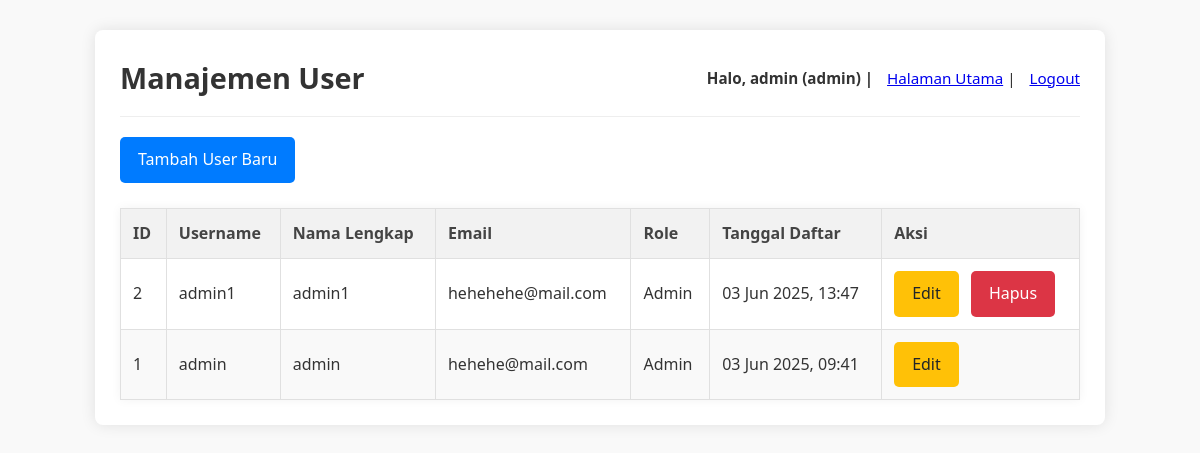
Screenshot of /users/index.php (signed in) with the database file from the repository.
### tables this page shows
CREATE TABLE `users` (
  `id` int NOT NULL,
  `username` varchar(50) NOT NULL,
  `password` varchar(255) NOT NULL,
  `nama_lengkap` varchar(100) NOT NULL,
  `email` varchar(100) NOT NULL,
  `role` enum('admin','user') DEFAULT 'user',
  `created_at` timestamp NULL DEFAULT CURRENT_TIMESTAMP,
  `updated_at` timestamp NULL DEFAULT CURRENT_TIMESTAMP ON UPDATE CURRENT_TIMESTAMP
);

### users/index.php (the view, shortened to what this page needs)
<?php
require_once '../config/database.php';
try {
    $stmt = $conn->prepare("SELECT id, username, nama_lengkap, email, role, created_at FROM users ORDER BY created_at DESC");
    $stmt->execute();
    $users = $stmt->fetchAll(PDO::FETCH_ASSOC);
} catch (PDOException $e) {
    $page_error = "Error mengambil data user: " . $e->getMessage();
    $users = [];
}
?>
<!DOCTYPE html>
<html lang="id">
<head>
    <link rel="stylesheet" href="../public/css/style.css">
</head>
<body>
    <div class="container">
        <div class="header-nav">
            <h2>Manajemen User</h2>
            <div>
                <span>Halo, <?php echo htmlspecialchars($_SESSION['nama_lengkap']); ?> (<?php echo htmlspecialchars($_SESSION['role']); ?>) | </span>
                <a href="../index.php">Halaman Utama</a> |
                <a href="../auth/logout.php">Logout</a>
            </div>
        </div>
        <p><a href="create.php" class="btn">Tambah User Baru</a></p>
        <?php if (count($users) > 0): ?>
            <table>
                <thead>
                    <tr>
                        <th>ID</th>
                        <th>Username</th>
                        <th>Nama Lengkap</th>
                        <th>Email</th>
                        <th>Role</th>
                        <th>Tanggal Daftar</th>
                        <th>Aksi</th>
                    </tr>
                </thead>
                <tbody>
                    <?php foreach ($users as $user): ?>
                        <tr>
                            <td><?php echo htmlspecialchars($user['id']); ?></td>
                            <td><?php echo htmlspecialchars($user['username']); ?></td>
                            <td><?php echo htmlspecialchars($user['nama_lengkap']); ?></td>
                            <td><?php echo htmlspecialchars($user['email']); ?></td>
                            <td><?php echo htmlspecialchars(ucfirst($user['role'])); ?></td>
                            <td><?php echo htmlspecialchars(date('d M Y, H:i', strtotime($user['created_at']))); ?></td>
                            <td>
                                <a href="edit.php?id=<?php echo $user['id']; ?>" class="btn-edit">Edit</a>
                                <?php if ($_SESSION['user_id'] != $user['id']):  ?>
                                <a href="delete.php?id=<?php echo $user['id']; ?>" class="btn-delete" onclick="return confirm('Apakah Anda yakin ingin menghapus user ini?');">Hapus</a>
                                <?php endif; ?>
                            </td>
                        </tr>
                    <?php endforeach; ?>
                </tbody>
            </table>
        <?php else: ?>
            <p>Belum ada user terdaftar.</p>
        <?php endif; ?>
    </div>
</body>
</html>

### public/css/style.css (style rules this page uses)
body { font-family: 'Segoe UI', Tahoma, Geneva, Verdana, sans-serif; line-height: 1.6; margin: 0; padding: 0; background-color: #f9f9f9; color: #333; }
.container { width: 85%; max-width: 960px; margin: 30px auto; overflow: hidden; padding: 25px; background-color: #fff; box-shadow: 0 0 15px rgba(0,0,0,0.1); border-radius: 8px; }
h1, h2 { color: #333; text-align: center; margin-bottom: 25px; }
.header-nav { display: flex; justify-content: space-between; align-items: center; margin-bottom: 20px; padding-bottom: 15px; border-bottom: 1px solid #eee; }
.header-nav h2 { margin: 0; text-align: left; font-size: 1.8em; }
.header-nav div { font-size: 0.95em; }
.header-nav div span { font-weight: bold; }
.header-nav div a { margin-left: 10px; }
button, .btn, .btn-edit, .btn-delete { display: inline-block; background-color: #007bff; color: white; padding: 10px 18px; border: none; border-radius: 5px; cursor: pointer; text-decoration: none; font-size: 1em; transition: background-color 0.2s ease-in-out; }
.btn-edit { background-color: #ffc107; color: #212529; }
.btn-delete { background-color: #dc3545; }
table { width: 100%; border-collapse: collapse; margin-top: 25px; box-shadow: 0 0 10px rgba(0,0,0,0.05); }
table th, table td { border: 1px solid #e0e0e0; padding: 12px; text-align: left; vertical-align: middle; }
table th { background-color: #f2f2f2; font-weight: bold; color: #444; }
table tr:nth-child(even) { background-color: #f9f9f9; }
table td a { margin-right: 8px; padding: 6px 10px; }
table td a:last-child { margin-right: 0; }

### rows the page displays
users: id "2", username "admin1", nama_lengkap "admin1", email "hehehehe@mail.com", role "Admin", created_at "03 Jun 2025, 13:47"
users: id "1", username "admin", nama_lengkap "admin", email "hehehe@mail.com", role "Admin", created_at "03 Jun 2025, 09:41"

### other values shown
$_SESSION['nama_lengkap'] "admin"
$_SESSION['role'] "admin"
